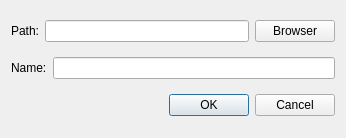
<?xml version="1.0" encoding="UTF-8"?>
<ui version="4.0">
 <class>Export</class>
 <widget class="QDialog" name="Export">
  <property name="geometry">
   <rect>
    <x>0</x>
    <y>0</y>
    <width>346</width>
    <height>138</height>
   </rect>
  </property>
  <property name="windowTitle">
   <string>Dialog</string>
  </property>
  <property name="modal">
   <bool>true</bool>
  </property>
  <layout class="QVBoxLayout" name="verticalLayout_2">
   <item>
    <layout class="QHBoxLayout" name="horizontalLayout_2">
     <item>
      <widget class="QLabel" name="label">
       <property name="text">
        <string>Path:</string>
       </property>
      </widget>
     </item>
     <item>
      <widget class="QLineEdit" name="leDirectory"/>
     </item>
     <item>
      <widget class="QPushButton" name="pbtnBrowserDirectory">
       <property name="text">
        <string>Browser</string>
       </property>
      </widget>
     </item>
    </layout>
   </item>
   <item>
    <layout class="QHBoxLayout" name="horizontalLayout">
     <item>
      <widget class="QLabel" name="label_2">
       <property name="text">
        <string>Name:</string>
       </property>
      </widget>
     </item>
     <item>
      <widget class="QLineEdit" name="leFileName"/>
     </item>
    </layout>
   </item>
   <item>
    <widget class="QDialogButtonBox" name="buttonBox">
     <property name="orientation">
      <enum>Qt::Horizontal</enum>
     </property>
     <property name="standardButtons">
      <set>QDialogButtonBox::Cancel|QDialogButtonBox::Ok</set>
     </property>
    </widget>
   </item>
  </layout>
 </widget>
 <resources/>
 <connections>
  <connection>
   <sender>buttonBox</sender>
   <signal>accepted()</signal>
   <receiver>Export</receiver>
   <slot>accept()</slot>
   <hints>
    <hint type="sourcelabel">
     <x>248</x>
     <y>254</y>
    </hint>
    <hint type="destinationlabel">
     <x>157</x>
     <y>274</y>
    </hint>
   </hints>
  </connection>
  <connection>
   <sender>buttonBox</sender>
   <signal>rejected()</signal>
   <receiver>Export</receiver>
   <slot>reject()</slot>
   <hints>
    <hint type="sourcelabel">
     <x>316</x>
     <y>260</y>
    </hint>
    <hint type="destinationlabel">
     <x>286</x>
     <y>274</y>
    </hint>
   </hints>
  </connection>
  <connection>
   <sender>pbtnBrowserDirectory</sender>
   <signal>clicked()</signal>
   <receiver>Export</receiver>
   <slot>onBrowserDirectory()</slot>
   <hints>
    <hint type="sourcelabel">
     <x>343</x>
     <y>72</y>
    </hint>
    <hint type="destinationlabel">
     <x>199</x>
     <y>149</y>
    </hint>
   </hints>
  </connection>
 </connections>
 <slots>
  <slot>onBrowserDirectory()</slot>
 </slots>
</ui>
